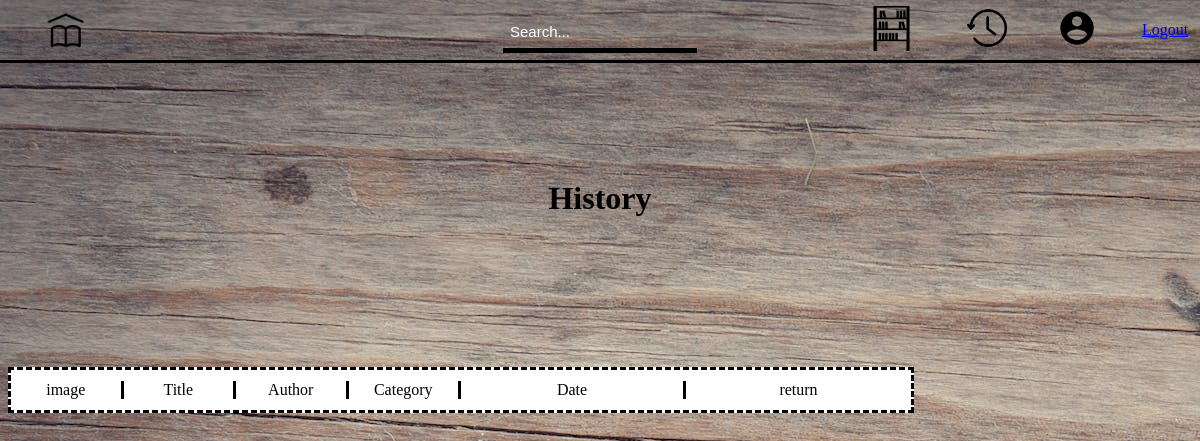
Page /pages/history/ (signed in) on the earlier database version.
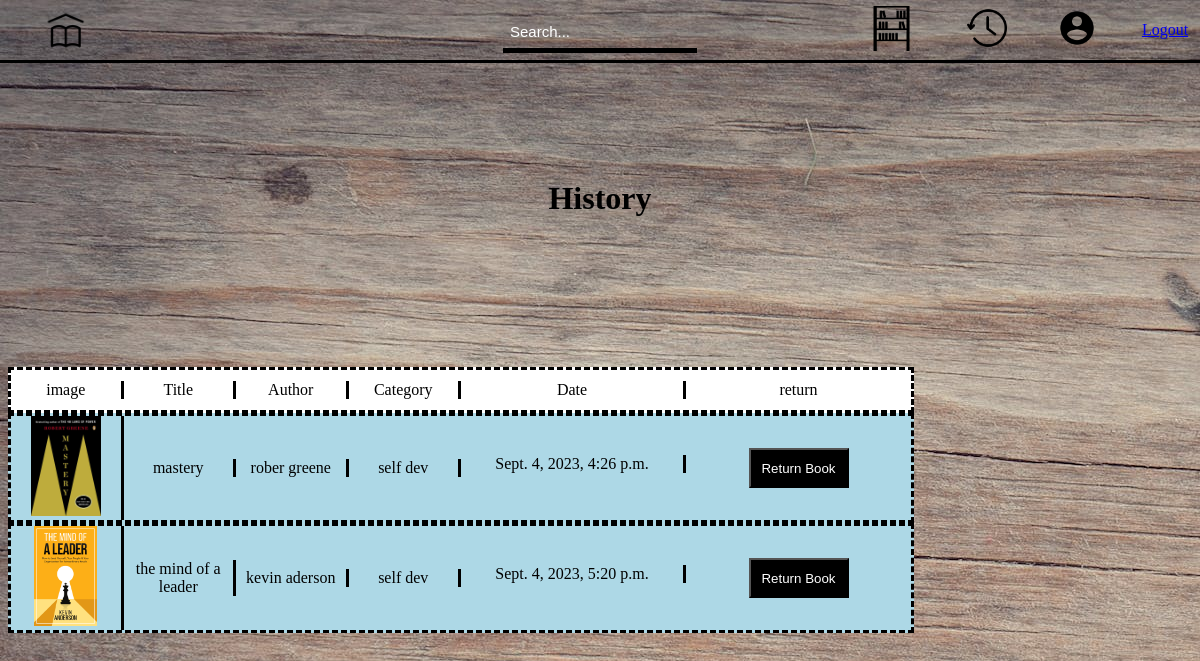
Same page on the later database version.
### library/models.py (models this page shows, shortened)
class BookHistory(models.Model):
  customer = models.ForeignKey(customer, on_delete=models.CASCADE)
  book = models.ForeignKey(Book, on_delete=models.CASCADE, blank=True, null=True)
  returned_date = models.DateTimeField(null=True, blank=True)

class Book(models.Model):
  title = models.CharField(max_length=30, null=True)
  author = models.CharField(max_length=30, null=True)
  category = models.CharField(max_length=30, null=True)
  ISBN = models.CharField(max_length=30, null=True)
  status = models.CharField(max_length=30, null=True)
  image = models.ImageField(null=True, blank=True)
  @property
  def imageURL(self):
    try:
        url = self.image.url
    except:
        url = ''
    return url

### library/views.py (the view)
# urls.py: path('history/',views.history, name='history'),
def history(request):
    if request.user.is_authenticated:
        customer = request.user.customer
        historyitems = BookHistory.objects.filter(customer=customer)
    else:
        historyitems =[]
    context = {'historyitems': historyitems}
    return render(request,'library/html/history.html', context)

### library/templates/library/html/history.html (shortened to what this page needs)
{% load static %}
<!DOCTYPE html>
<html lang="en">
<head>
    <link rel="stylesheet" href="{% static 'css/home.css' %}">
    <link rel="stylesheet" href="{% static 'css/confirmation.css' %}">
    <link rel="stylesheet" href="{% static 'css/history.css' %}">
</head>
<body>
    <div class="header">
        <div class="homebutton">
          <div class="homebutton2"><a class="try"  href="{% url 'home'%}"><img class="home-image" src="{% static 'images/home.png' %}" alt=""></a></div>
        </div>
        <div class="headersearch">
          <input class="headerinput" placeholder="Search..." type="text" name="" id="">
        </div>
        <div class="headeritems">
          <div class="headeritemelement"><a class="try" href="{% url 'myshelf' %}"><img class="shelf-image" src="{% static 'images/shelf.jpeg'%}" alt=""></a></div>
          <div class="headeritemelement"><a class="try" href="{% url 'history' %}"><img class="history-image" src="{% static 'images/history.png' %}" alt=""></a></div>
          <div class="headeritemelement"><a class="try" href="{% url 'account' %}"><img class="account-image" src="{% static 'images/account.png' %}" alt=""></a></div>
          <div><p><a href="{% url 'logout' %}">Logout</a></p></div>
        </div>
    </div>
        <div class="history-summary"><h1>History</h1></div>
        <div class="history-list-container">
            <div class="history-label-container">
                <div class="labels">image</div>
                <div class="labels">Title</div>
                <div class="labels">Author</div>
                <div class="labels">Category</div>
                <div class="labels">Date</div>
                <div>return</div>
            </div>
            {% for item in historyitems %}
                <div class="history-items">
                    <div class="labels"><img class="check-img" src="{{item.book.imageURL}}" alt=""></div>
                    <div class="labels">{{item.book.title}}</div>
                    <div class="labels">{{item.book.author}}</div>
                    <div class="labels">{{item.book.category}}</div>
                    <p class="labels summary-items-date">{{item.returned_date}}</p>
                    <button class="Return-button">Return Book</button>
                </div>
            {% endfor %}
        </div>
</body>
</html>

### static/css/home.css (style rules this page uses)
body { background-image: url("../images/background/back.jpeg"); }
.header { display: grid; grid-template-columns: 1fr 1fr 1fr; height: 60px; position: absolute; left: 0; right: 0; top: 0; bottom: 0; border-bottom-style: solid; border-bottom-color: black; }
.headeritems { align-items: center; text-align: center; justify-content: end; display: grid; grid-template-columns: 95px 85px 85px 70px; column-gap: 5px; }
.homebutton { margin-left: 20px; width: 90px; align-items: center; text-align: center; justify-content: center; }
.homebutton2 { justify-content: center; padding-top: 8px; align-items: center; }
.headeritemelement { margin-right: 12px; }
.try { color: black; text-decoration: none; }
.shelf-image, .home-image { height: 45px; }
.history-image, .account-image { height: 40px; }
.headersearch { padding-top: 16px; text-align: center; }
.headerinput { height: 30px; width: 190px; border: none; border-bottom-style: solid; border-bottom-width: 5px; border-bottom-color: black; background-color: transparent; }
.headerinput::placeholder { color: white; }

### static/css/confirmation.css (style rules this page uses)
.summary-items-items, .summary-items-date { margin-top: 8px; padding: 0; }

### static/css/history.css (style rules this page uses)
.history-items { display: grid; grid-template-columns: 1fr 1fr 1fr 1fr 2fr 2fr; background-color: lightblue; width: 900px; border: black; border-width: 3px; border-style: dashed; text-align: center; align-items: center; }
.check-img { height: 100px; }
.history-summary { text-align: center; margin-bottom: 90px; margin-top: 180px; }
.history-list-container { margin-top: 150px; }
.history-label-container { display: grid; grid-template-columns: 1fr 1fr 1fr 1fr 2fr 2fr; width: 900px; text-align: center; align-items: center; border-color: black; border-width: 3px; border-style: dashed; height: 40px; background-color: white; }
.labels { border-right-color: black; border-right-width: 3px; border-right-style: solid; }
.Return-button { width: 100px; margin: auto; height: 40px; color: white; background-color: black; transition: color 0.5s, background-color 0.5s; }

Differences in the rows shown:
added BookHistory: book.imageURL (picture), book "mastery", book.author "rober greene", book.category "self dev", returned_date "Sept. 4, 2023, 4:26 p.m."
added BookHistory: book.imageURL (picture), book "the mind of a leader", book.author "kevin aderson", book.category "self dev", returned_date "Sept. 4, 2023, 5:20 p.m."
